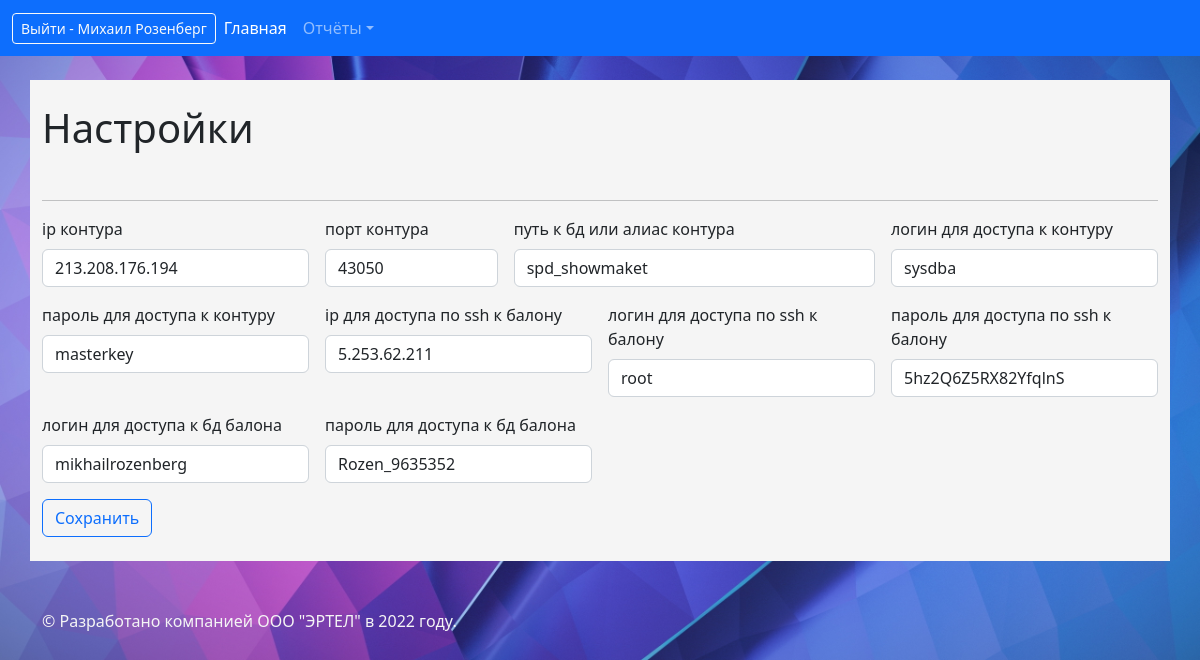
The app's page /configuration/edit/1/ (signed in) with its own data.
### configuration/models.py (models this page shows)
class Conf(models.Model):
    ip_kontur = models.CharField(max_length=250, verbose_name="ip контура")
    port_kontur = models.CharField(max_length=100, verbose_name="порт контура")
    path_to_db_kontur = models.CharField(max_length=300, verbose_name="путь к бд или алиас контура")
    user_db_kontur = models.CharField(max_length=250, verbose_name="логин для доступа к контуру")
    password_db_kontur = models.CharField(max_length=250, verbose_name="пароль для доступа к контуру")
    ip_ssh = models.CharField(max_length=250, verbose_name="ip для доступа по ssh к балону")
    user_ssh = models.CharField(max_length=250, verbose_name="логин для доступа по ssh к балону")
    password_ssh = models.CharField(max_length=250, verbose_name="пароль для доступа по ssh к балону")
    user_db_baloon = models.CharField(max_length=250, verbose_name="логин для доступа к бд балона")
    password_db_baloon = models.CharField(max_length=250, verbose_name="пароль для доступа к бд балона")
    class Meta:
        verbose_name = "настройки доступа"
        verbose_name_plural = "настройки доступа"

### configuration/views.py (the view)
# urls.py: path('edit/<int:id>/', views.edit)
def edit(request, id):
    try:
        config = Conf.objects.get(pk=1)
        data = {
            "config": config,
        }
        if request.method == "POST":
            config.ip_kontur = request.POST.get("ip_kontur")
            config.port_kontur = request.POST.get("port_kontur")
            config.path_to_db_kontur = request.POST.get("path_to_db_kontur")
            config.user_db_kontur = request.POST.get("user_db_kontur")
            config.password_db_kontur = request.POST.get("password_db_kontur")
            config.ip_ssh = request.POST.get("ip_ssh")
            config.user_ssh = request.POST.get("user_ssh")
            config.password_ssh = request.POST.get("password_ssh")
            config.user_db_baloon = request.POST.get("user_db_baloon")
            config.password_db_baloon = request.POST.get("password_db_baloon")
            config.save()
            return HttpResponseRedirect("/")
        else:
            return render(request, "conf/edit.html", data)
    except Conf.DoesNotExist:
        return HttpResponseNotFound("<h2>Страница не найдена</h2>")

### templates/conf/edit.html (shortened to what this page needs)
{% load static %}
{% load spurl %}
<!DOCTYPE html>
<html lang="ru">
<head>
    <link rel="stylesheet" href="{% static 'css/body.css' %}" type="text/css">
    <link href="https://cdn.jsdelivr.net/npm/bootstrap@5.2.0-beta1/dist/css/bootstrap.min.css" rel="stylesheet"
>
</head>
<body>
{% if user.is_authenticated %}
    <nav class="navbar navbar-fixed-top-top navbar-expand-lg navbar-dark bg-primary">
        <div class="container-fluid">
            <div class="navbar-collapse" id="navbarScroll">
                <a class="btn btn-outline-light btn-sm" href="{% url 'logout' %}" role="button">Выйти
                    - {{ user.first_name }} {{ user.last_name }} </a>
                <ul class="navbar-nav">
                    <li class="nav-item">
                        <a class="nav-link active" aria-current="page" href="/">Главная</a>
                    </li>
                    <li class="nav-item dropdown">
                        <a class="nav-link dropdown-toggle" data-bs-toggle="dropdown" href="#" role="button"
                           aria-expanded="false">Отчёты</a>
                    </li>
                </ul>
            </div>
        </div>
    </nav>
    <br>
    <div class="container back">
        <br>
        <h1>Настройки</h1>
        <br>
        <hr>
        <form class="row g-3" method="POST">
            <div class="col-md-3">
                <label for="inputIpKontur" class="form-label">ip контура</label>
                <input type="text" class="form-control" id="inputIpKontur" name="ip_kontur"
                       value="{{ config.ip_kontur }}" required />
            </div>
            <div class="col-md-2">
                <label for="inputPortKontur" class="form-label">порт контура</label>
                <input type="text" class="form-control" id="inputPortKontur" name="port_kontur"
                       value="{{ config.port_kontur }}" required />
            </div>
            <div class="col-md-4">
                <label for="inputPath" class="form-label">путь к бд или алиас контура</label>
                <input type="text" class="form-control" id="inputPath" name="path_to_db_kontur"
                       value="{{ config.path_to_db_kontur }}" required />
            </div>
            <div class="col-md-3">
                <label for="inputUserDbKontur" class="form-label">логин для доступа к контуру</label>
                <input type="text" class="form-control" id="inputUserDbKontur" name="user_db_kontur"
                       value="{{ config.user_db_kontur }}" required />
            </div>
            <div class="col-md-3">
                <label for="inputPassDbKontur" class="form-label">пароль для доступа к контуру</label>
                <input type="text" class="form-control" id="inputPassDbKontur" name="password_db_kontur"
                       value="{{ config.password_db_kontur }}" required />
            </div>
            <div class="col-md-3">
                <label for="inputIpSSH" class="form-label">ip для доступа по ssh к балону</label>
                <input type="text" class="form-control" id="inputIpSSH" name="ip_ssh"
                       value="{{ config.ip_ssh }}" required />
            </div>
            <div class="col-md-3">
                <label for="inputUserSSH" class="form-label">логин для доступа по ssh к балону</label>
                <input type="text" class="form-control" id="inputUserSSH" name="user_ssh"
                       value="{{ config.user_ssh }}" required />
            </div>
            <div class="col-md-3">
                <label for="inputPassSSH" class="form-label">пароль для доступа по ssh к балону</label>
                <input type="text" class="form-control" id="inputPassSSH" name="password_ssh"
                       value="{{ config.password_ssh }}" required />
            </div>
            <div class="col-md-3">
                <label for="inputUserDbBaloon" class="form-label">логин для доступа к бд балона</label>
                <input type="text" class="form-control" id="inputUserDbBaloon" name="user_db_baloon"
                       value="{{ config.user_db_baloon }}" required />
            </div>
            <div class="col-md-3">
                <label for="inputPassDbBaloon" class="form-label">пароль для доступа к бд балона</label>
                <input type="text" class="form-control" id="inputPassDbBaloon" name="password_db_baloon"
                       value="{{ config.password_db_baloon }}" required />
            </div>
            <div class="col-12">
                <input type="submit" name="sun" class="btn btn-outline-primary contact-form__button" value="Сохранить">
            </div>
        </form>
    <br>
    </div>
{% endif %}
<br>
<br>
<footer class="footer text-muted">
    <div class="container" style="color: whitesmoke">
        &copy; Разработано компанией ООО "ЭРТЕЛ" в 2022 году.
    </div>
</footer>
<br>
</body>
</html>

### static/css/body.css (style rules this page uses)
body { background-image: url(../image/36.jpg); background-size: cover; }
.back { background-color: whitesmoke; }

### records on screen
Conf: ip_kontur "213.208.176.194", port_kontur "43050", path_to_db_kontur "spd_showmaket", user_db_kontur "sysdba", password_db_kontur "masterkey", ip_ssh "5.253.62.211", user_ssh "root", password_ssh "5hz2Q6Z5RX82YfqlnS", user_db_baloon "mikhailrozenberg", password_db_baloon "Rozen_9635352"

### other values on screen
{{ user.first_name }} "Михаил"
{{ user.last_name }} "Розенберг"
